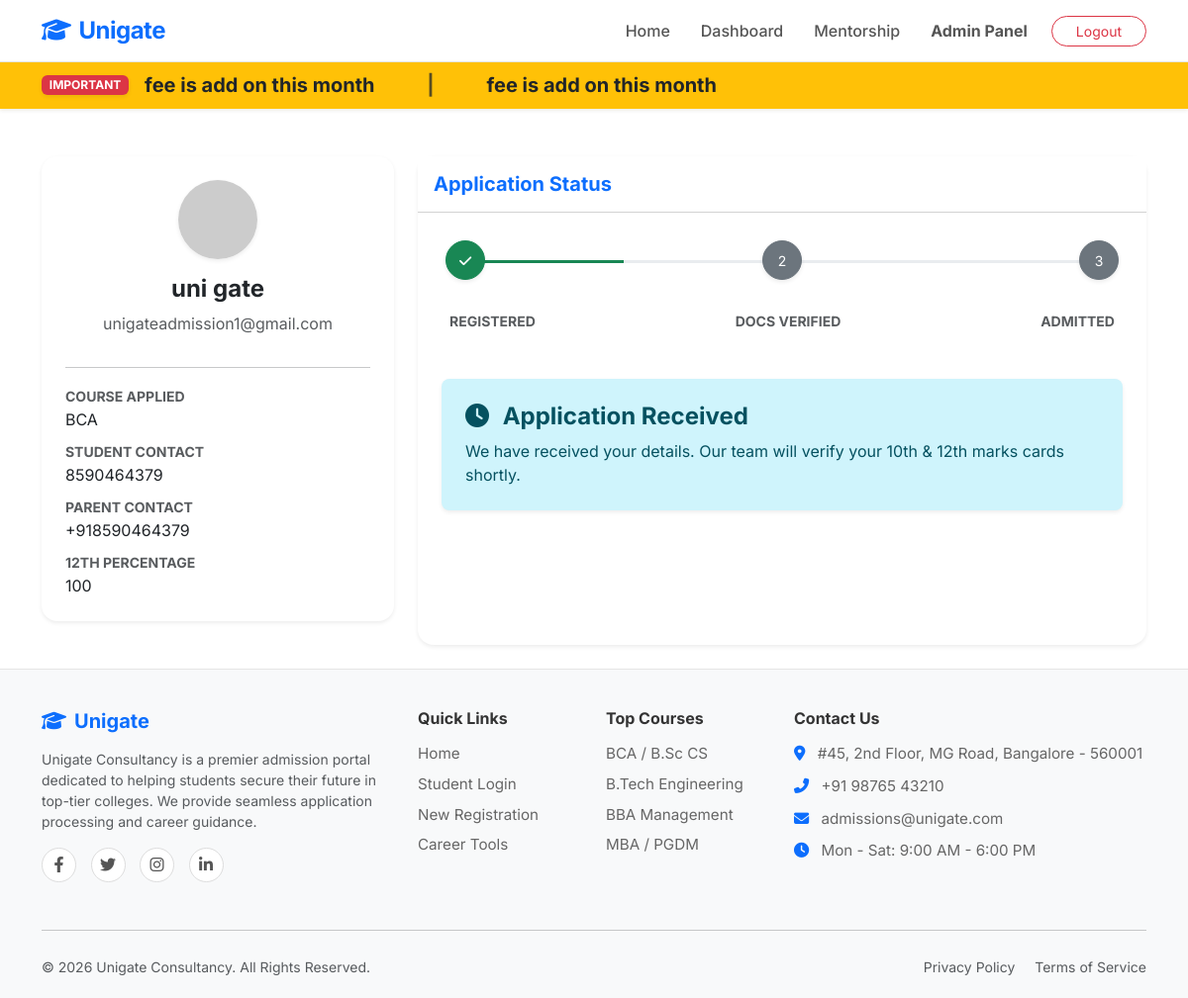
The page /dashboard (signed in) on the database its author committed.
### app.py (models this page shows)
class Notice(db.Model):
    id = db.Column(db.Integer, primary_key=True)
    message = db.Column(db.String(500), nullable=False)
    date_posted = db.Column(db.DateTime, default=datetime.utcnow)

class User(UserMixin, db.Model):
    id = db.Column(db.Integer, primary_key=True)
    email = db.Column(db.String(100), unique=True, nullable=False)
    password_hash = db.Column(db.String(200), nullable=False)
    name = db.Column(db.String(100))
    course = db.Column(db.String(50))
    application_status = db.Column(db.Integer, default=1)
    rejection_reason = db.Column(db.String(500)) # NEW COLUMN FOR REASON
    student_phone = db.Column(db.String(20))
    parent_phone = db.Column(db.String(20))
    address = db.Column(db.Text)
    marks_12th = db.Column(db.String(20))
    marks_10th_file = db.Column(db.String(100))
    marks_12th_file = db.Column(db.String(100))
    auth_provider = db.Column(db.String(20), default='email')

### app.py (the view)
@app.route('/dashboard')
@login_required
def dashboard():
    if current_user.course == 'Not Selected' or current_user.course is None:
        flash('Please complete your registration details.', 'warning')
        return redirect(url_for('complete_registration'))
    latest_notice = Notice.query.order_by(Notice.date_posted.desc()).first()
    return render_template('dashboard.html', user=current_user, notice=latest_notice)

### app.py (called while the page is built)
@login_manager.user_loader
def load_user(user_id):
    return User.query.get(int(user_id))

### templates/dashboard.html (shortened to what this page needs)
{% extends "base.html" %}
{% block content %}
{% if notice %}
<div class="bg-warning text-dark py-2 overflow-hidden shadow-sm mb-4 border-bottom border-warning">
    <div class="container d-flex align-items-center">
        <span class="badge bg-danger me-3 shadow-sm">IMPORTANT</span>
        <marquee behavior="scroll" direction="left" class="fw-bold fs-5" scrollamount="8" onmouseover="this.stop();" onmouseout="this.start();">
            {{ notice.message }}   <span class="mx-5 text-muted">|</span>   {{ notice.message }}
        </marquee>
    </div>
</div>
{% endif %}
<div class="container py-4">
    <div class="row">
        <div class="col-md-4 mb-4">
            <div class="card border-0 shadow-sm rounded-4 text-center p-4 h-100">
                <div class="mb-3">
                    <img src="https://ui-avatars.com/api/?name={{ user.name }}&background=0D6EFD&color=fff&size=128" class="rounded-circle shadow-sm">
                </div>
                <h4 class="fw-bold">{{ user.name }}</h4>
                <p class="text-muted">{{ user.email }}</p>
                <hr>
                <div class="text-start">
                    <p class="mb-2"><small class="fw-bold text-muted">COURSE APPLIED</small><br>{{ user.course }}</p>
                    <p class="mb-2"><small class="fw-bold text-muted">STUDENT CONTACT</small><br>{{ user.student_phone if user.student_phone else 'N/A' }}</p>
                    <p class="mb-2"><small class="fw-bold text-muted">PARENT CONTACT</small><br>{{ user.parent_phone if user.parent_phone else 'N/A' }}</p>
                    <p class="mb-0"><small class="fw-bold text-muted">12TH PERCENTAGE</small><br>{{ user.marks_12th if user.marks_12th else 'N/A' }}</p>
                </div>
            </div>
        </div>
        <div class="col-md-8">
            <div class="card border-0 shadow-sm rounded-4 h-100">
                <div class="card-header bg-white py-3">
                    <h5 class="fw-bold mb-0 text-primary">Application Status</h5>
                </div>
                <div class="card-body p-4">
                    {% if user.application_status == 0 %}
                    <div class="alert alert-danger border-0 shadow-sm rounded-3 p-4">
                        <h4 class="alert-heading fw-bold"><i class="fas fa-times-circle me-2"></i> Application Rejected</h4>
                        <p class="mb-0 mt-2">Unfortunately, your application was not successful.</p>
                        <hr>
                        <p class="mb-0 fw-bold">Reason Given by Admin:</p>
                        <p class="bg-white p-3 rounded border text-danger mt-2">{{ user.rejection_reason }}</p>
                    </div>
                    {% else %}
                    <div class="position-relative m-4 mb-5">
                        <div class="progress" style="height: 3px;">
                            <div class="progress-bar bg-success" role="progressbar" style="width: {{ (user.application_status / 4) * 100 }}%;"></div>
                        </div>
                        <button class="position-absolute top-0 start-0 translate-middle btn btn-sm btn-success rounded-pill shadow-sm" style="width: 2.5rem; height:2.5rem;">
                            <i class="fas fa-check"></i>
                        </button>
                        <button class="position-absolute top-0 start-50 translate-middle btn btn-sm {{ 'btn-success' if user.application_status >= 2 else 'btn-secondary' }} rounded-pill shadow-sm" style="width: 2.5rem; height:2.5rem;">
                            {% if user.application_status >= 2 %}<i class="fas fa-check"></i>{% else %}2{% endif %}
                        </button>
                        <button class="position-absolute top-0 start-100 translate-middle btn btn-sm {{ 'btn-success' if user.application_status >= 4 else 'btn-secondary' }} rounded-pill shadow-sm" style="width: 2.5rem; height:2.5rem;">
                            {% if user.application_status >= 4 %}<i class="fas fa-check"></i>{% else %}3{% endif %}
                        </button>
                    </div>
                    <div class="d-flex justify-content-between px-2 mb-5 small fw-bold text-muted text-uppercase">
                        <span>Registered</span>
                        <span>Docs Verified</span>
                        <span>Admitted</span>
                    </div>
                    <div class="alert {{ 'alert-success' if user.application_status == 4 else 'alert-info' }} border-0 shadow-sm rounded-3 p-4">
                        <h4 class="alert-heading fw-bold">
                            {% if user.application_status == 1 %} <i class="fas fa-clock me-2"></i> Application Received
                            {% elif user.application_status == 2 %} <i class="fas fa-check-double me-2"></i> Documents Verified
                            {% elif user.application_status == 3 %} <i class="fas fa-search me-2"></i> Under Review
                            {% elif user.application_status == 4 %} <i class="fas fa-trophy me-2"></i> Congratulations! Admission Granted.
                            {% endif %}
                        </h4>
                        <p class="mb-0 mt-2">
                            {% if user.application_status == 1 %} We have received your details. Our team will verify your 10th & 12th marks cards shortly.
                            {% elif user.application_status == 2 %} Your academic documents have been verified. Your profile is now being reviewed by the Principal.
                            {% elif user.application_status == 3 %} We are finalizing your college allotment. Please check back in 24 hours.
                            {% elif user.application_status == 4 %} You have been selected! Please download your offer letter below and pay the fees.
                            {% endif %}
                        </p>
                    </div>
                    {% endif %} </div>
            </div>
        </div>
    </div>
</div>
{% endblock %}

### templates/base.html (style rules this page uses)
body { font-family: 'Inter', sans-serif; background-color: #ffffff; color: #333; display: flex; flex-direction: column; min-height: 100vh; }

### rows shown on the page
Notice: message "fee is add on this month"
User: name "uni gate", email "unigateadmission1@gmail.com", course "BCA", student_phone "8590464379", parent_phone "+918590464379", marks_12th "100"
